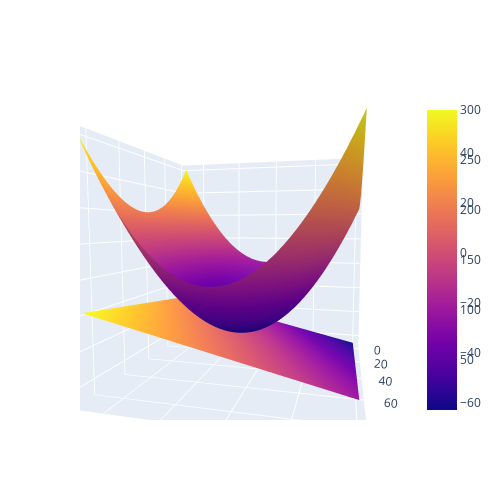

The code cell stored with this chart in its notebook:
### Code cell
fig = go.Figure(data=[go.Surface( z=d(x,y)),go.Surface(z=plane(x,y))])

fig.update_layout(
    autosize=False,
    width=500,
    height=500,scene_aspectmode='cube')
fig.show()

### Figure 1 — Plotly figure (JSON) as saved in the notebook; plotly's stock layout.template omitted (floating-point values rounded to 4 significant figures; data arrays with more than 128 entries replaced by an {"elided": "..."} marker saying what was removed)
{"data": [{"type": "surface", "z": {"elided": "90x90 float values"}}, {"type": "surface", "z": {"elided": "90x90 float values"}}], "layout": {"autosize": false, "height": 500, "scene": {"aspectmode": "cube", "aspectratio": {"x": 1, "y": 1, "z": 1}, "camera": {"center": {"x": 0, "y": 0, "z": 0}, "eye": {"x": -0.4207, "y": 1.621, "z": 0.1402}, "projection": {"type": "perspective"}, "up": {"x": 0, "y": 0, "z": 1}}}, "width": 500}}
